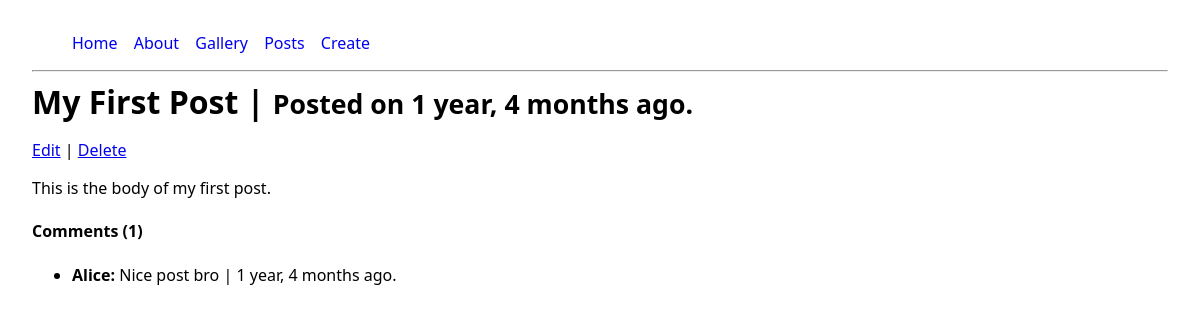
Screenshot of /posts/1/view/ with the database file from the repository.
### pages/models.py (models this page shows, shortened)
class Post (models.Model):
    title = models.CharField(max_length=100, validators=[MinLengthValidator(3)])
    body = models.TextField(validators=[MinLengthValidator(10)])
    created_at = models.DateTimeField(auto_now_add=True)
    class Meta:
        ordering = ['-created_at']
        constraints = [models.UniqueConstraint(fields=['title'], name='unique_post_title')]

class Comment(models.Model):
    post = models.ForeignKey(Post, on_delete=models.CASCADE, related_name='comments')
    author = models.CharField(max_length=100)
    text = models.TextField()
    created_at = models.DateTimeField(auto_now_add=True)

### pages/views.py (the view)
# urls.py: path('posts/<int:pk>/view/', views.post_view, name='post_view'),
def post_view(request, pk):
    post = Post.objects.get(pk=pk)
    return render(request, 'post_view.html', {'post': post})

### pages/templates/post_view.html (shortened to what this page needs)
{% extends 'base.html' %}
{% block content %}
 <h1>{{ post.title }} | <span><small>Posted on {{ post.created_at|timesince }} ago.</small></span></h1>
 <span>
   <a href="{% url 'post_update' post.pk %}">Edit</a> |
   <a href="{% url 'post_delete' post.pk %}">Delete</a>
</span>
 <p>{{ post.body }}</p>
   <h4>Comments ({{ post.comments.count }})</h4>
   <ul>
      {% for comment in post.comments.all %}
         <li><strong>{{ comment.author }}:</strong> {{ comment.text }} | {{ comment.created_at|timesince}} ago.</li>
      {% empty %}
         <li>No comment yet.</li>
      {% endfor %}
   </ul>
{% endblock %}

### pages/static/css/site.css (style rules this page uses)
body { margin: 2rem; font-family: system-ui, Arial, sans-serif; }
h1 { margin: 0 0 1rem; }

### rows the page displays
Post: title "My First Post", created_at "1 year, 4 months", body "This is the body of my first post.", comments.count "1"
Comment: author "Alice", text "Nice post bro", created_at "1 year, 4 months"
